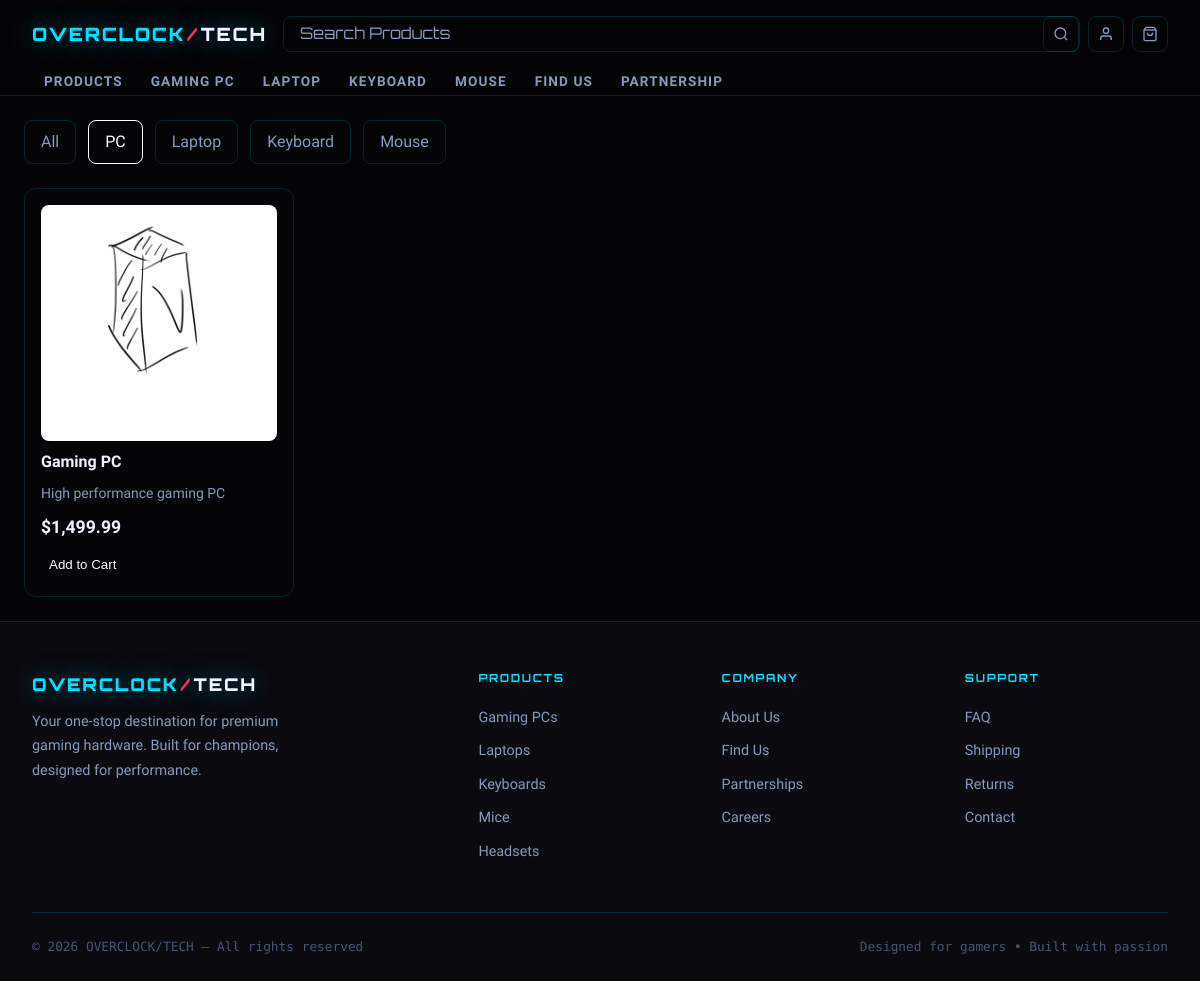
Screenshot of /products.php?category=1 with the database file from the repository.
### tables this page shows
CREATE TABLE `categories` (
  `category_id` int(11) NOT NULL AUTO_INCREMENT,
  `name` varchar(50) NOT NULL,
  PRIMARY KEY (`category_id`)
);

CREATE TABLE `products` (
  `product_id` int(11) NOT NULL AUTO_INCREMENT,
  `category_id` int(11) DEFAULT NULL,
  `name` varchar(100) NOT NULL,
  `description` text DEFAULT NULL,
  `price` decimal(10,2) NOT NULL,
  `stock` int(11) DEFAULT 0,
  `image` varchar(255) DEFAULT NULL,
  PRIMARY KEY (`product_id`),
  KEY `category_id` (`category_id`),
  CONSTRAINT `products_ibfk_1` FOREIGN KEY (`category_id`) REFERENCES `categories` (`category_id`)
);

### products.php (the view, shortened to what this page needs)
<?php
require_once 'db.php';
$categories = $pdo->query("SELECT * FROM categories")->fetchAll();
$selected_category = isset($_GET['category']) ? (int)$_GET['category'] : null;
if ($selected_category) {
  $stmt = $pdo->prepare("SELECT * FROM products WHERE category_id = ?");
  $stmt->execute([$selected_category]);
} else {
  $stmt = $pdo->query("SELECT * FROM products");
}
$products = $stmt->fetchAll();
?>
<!DOCTYPE html>
<html lang="en">
<head>
  <link rel="stylesheet" href="css/style.css">
</head>
<body>
  <?php include 'includes/nav.php'; ?>
  <main class="products-page">
    <div class="category-filters">
      <a href="products.php" class="filter-btn <?= !$selected_category ? 'active' : '' ?>">All</a>
      <?php foreach ($categories as $category): ?>
        <a href="products.php?category=<?= $category['category_id'] ?>"
           class="filter-btn <?= $selected_category == $category['category_id'] ? 'active' : '' ?>">
          <?= htmlspecialchars($category['name']) ?>
        </a>
      <?php endforeach; ?>
    </div>
    <div class="product-grid">
      <?php if (empty($products)): ?>
        <p>No products found.</p>
      <?php else: ?>
        <?php foreach ($products as $product): ?>
        <a href="product.php?id=<?= $product['product_id'] ?>" class="product-card-link">
          <div class="product-card">
            <img src="images/<?= htmlspecialchars($product['image']) ?>" alt="<?= htmlspecialchars($product['name']) ?>">
            <h3><?= htmlspecialchars($product['name']) ?></h3>
            <p><?= htmlspecialchars($product['description']) ?></p>
            <p class="price">$<?= number_format($product['price'], 2) ?></p>
            <form method="POST" action="products.php<?= $selected_category ? '?category=' . $selected_category : '' ?>">
              <button type="submit" name="add_to_cart" class="add-to-cart">Add to Cart</button>
            </form>
          </div>
        </a>
        <?php endforeach; ?>
      <?php endif; ?>
    </div>
  </main>
  <?php include 'includes/footer.php'; ?>
</body>
</html>

### css/style.css (style rules this page uses)
:root { --bg-black: #050508; --bg-dark: #0a0a10; --bg-card: #0f0f18; --bg-card2: #141420; --neon: #00e5ff; --neon-dim: rgba(0, 229, 255, 0.12); --neon-glow: 0 0 24px rgba(0, 229, 255, 0.5); --neon2: #ff2d55; --neon2-glow: 0 0 24px rgba(255, 45, 85, 0.5); --text-white: #f0f4ff; --text-grey: #8899bb; --text-muted: #4a5570; --border: rgba(0, 229, 255, 0.15); --border-hover: rgba(0, 229, 255, 0.5); --font-display: 'Orbitron', monospace; --font-body: 'Rajdhani', sans-serif; --font-mono: 'Share Tech Mono', monospace; }
*, *::before, *::after { box-sizing: border-box; margin: 0; padding: 0; }
html { scroll-behavior: smooth; }
body { font-family: var(--font-body); background: var(--bg-black); color: var(--text-white); overflow-x: hidden; line-height: 1.6; }
a { text-decoration: none; color: inherit; }
.products-page { max-width: 1200px; margin: 0 auto; padding: 24px; }
.category-filters { display: flex; gap: 12px; margin-bottom: 24px; flex-wrap: wrap; }
.filter-btn { padding: 8px 16px; border-radius: 8px; border: 1px solid var(--border); color: var(--text-grey); background: transparent; cursor: pointer; text-decoration: none; transition: all 0.2s; }
.filter-btn.active { background: var(--accent); color: white; border-color: var(--accent); }
.product-grid { display: grid; grid-template-columns: repeat(auto-fill, minmax(220px, 1fr)); gap: 24px; }
.product-card { border: 1px solid var(--border); border-radius: 12px; padding: 16px; display: flex; flex-direction: column; gap: 8px; transition: box-shadow 0.2s; }
.product-card img { width: 100%; aspect-ratio: 1/1; object-fit: cover; border-radius: 8px; }
.product-card h3 { font-size: 1rem; font-weight: 600; }
.product-card p { font-size: 0.875rem; color: var(--text-grey); }
.product-card .price { font-size: 1.1rem; font-weight: 700; color: var(--accent); }
.add-to-cart { margin-top: auto; padding: 8px; border-radius: 8px; border: none; background: var(--accent); color: white; cursor: pointer; transition: opacity 0.2s; }

### rows the page displays
categories: name "PC"
categories: name "Laptop"
categories: name "Keyboard"
categories: name "Mouse"
products: image (picture), name "Gaming PC", description "High performance gaming PC", price "1,499.99"

### other values shown
$item['label'] "PRODUCTS"
$item['label'] "GAMING PC"
$item['label'] "LAPTOP"
$item['label'] "KEYBOARD"
$item['label'] "MOUSE"
$item['label'] "FIND US"
$item['label'] "PARTNERSHIP"
